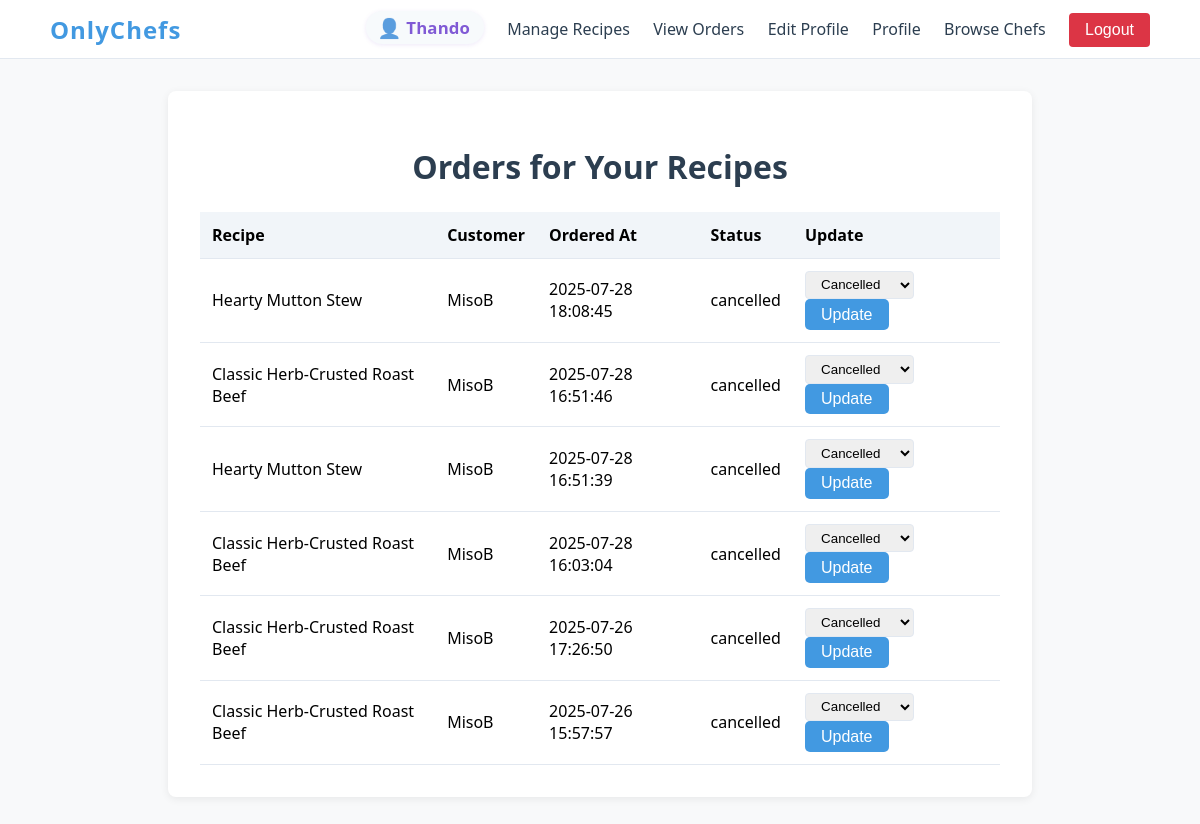
The page /view_orders (signed in) on the database its author committed.
### tables this page shows
CREATE TABLE users (
                id INTEGER PRIMARY KEY AUTOINCREMENT,
                username TEXT UNIQUE NOT NULL,
                password TEXT NOT NULL,
                user_type TEXT NOT NULL DEFAULT 'customer'  -- Add user_type column
            , profile_info TEXT);

CREATE TABLE orders (
                id INTEGER PRIMARY KEY AUTOINCREMENT,
                customer_id INTEGER NOT NULL,
                recipe_id INTEGER NOT NULL,
                timestamp DATETIME DEFAULT CURRENT_TIMESTAMP,
                status TEXT DEFAULT 'pending',
                FOREIGN KEY (customer_id) REFERENCES users(id),
                FOREIGN KEY (recipe_id) REFERENCES recipes(id)
            );

CREATE TABLE recipes (
                id INTEGER PRIMARY KEY AUTOINCREMENT,
                chef_id INTEGER NOT NULL,
                title TEXT NOT NULL,
                description TEXT,
                ingredients TEXT,
                instructions TEXT, image_filename TEXT, video_filename TEXT, rating INTEGER DEFAULT 0, comment TEXT,
                FOREIGN KEY (chef_id) REFERENCES users(id)
            );

### app.py (the view)
@app.route("/view_orders")
def view_orders():
    if 'username' not in session or session.get('user_type') != 'chef':
        flash("Access denied. Only chefs can view orders.", "error")
        return redirect(url_for('home'))
    with get_db_connection() as conn:
        chef = conn.execute("SELECT id FROM users WHERE username=?", (session['username'],)).fetchone()
        orders = conn.execute("""
            SELECT orders.*, recipes.title, users.username as customer_name
            FROM orders
            JOIN recipes ON orders.recipe_id = recipes.id
            JOIN users ON orders.customer_id = users.id
            WHERE recipes.chef_id=?
            ORDER BY orders.timestamp DESC
        """, (chef['id'],)).fetchall()
    return render_template("view_orders.html", orders=orders)

### app.py (called while the page is built)
def get_db_connection():
    conn = sqlite3.connect(DB_PATH)
    conn.row_factory = sqlite3.Row
    return conn

### templates/view_orders.html (shortened to what this page needs)
{% include 'navbar.html' %}
<!doctype html>
<html lang="en">
<head>
</head>
<body>
    <div class="container">
        <h1>Orders for Your Recipes</h1>
        {% if orders|length == 0 %}
            <p>No orders yet.</p>
        {% else %}
        <table>
            <thead>
                <tr>
                    <th>Recipe</th>
                    <th>Customer</th>
                    <th>Ordered At</th>
                    <th>Status</th>
                    <th>Update</th>
                </tr>
            </thead>
            <tbody>
                {% for order in orders %}
                <tr>
                    <td>{{ order['title'] }}</td>
                    <td>{{ order['customer_name'] }}</td>
                    <td>{{ order['timestamp'] }}</td>
                    <td>{{ order['status'] }}</td>
                    <td>
                        <form method="post" action="{{ url_for('update_order_status', order_id=order['id']) }}">
                            <select name="status" class="status-select">
                                <option value="cancelled" {% if order['status'] == 'cancelled' %}selected{% endif %}>Cancelled</option>
                            </select>
                            <button type="submit" class="update-btn">Update</button>
                        </form>
                    </td>
                </tr>
                {% endfor %}
            </tbody>
        </table>
        {% endif %}
    </div>
</body>
</html>

### templates/navbar.html (shortened to what this page needs)
<!doctype html>
<nav class="navbar">
    <div class="nav-container">
        <a href="{{ url_for('home') }}" class="brand">OnlyChefs</a>
        <div class="nav-links">
            {% if session.get('username') %}
                <span class="nav-user" title="Logged in as {{ session['username'] }}">
                    <span class="nav-user-icon">👤</span> {{ session['username'] }}
                </span>
                {% if session.get('user_type') == 'chef' %}
                    <a href="{{ url_for('manage_recipes') }}">Manage Recipes</a>
                    <a href="{{ url_for('view_orders') }}">View Orders</a>
                    <a href="{{ url_for('edit_profile') }}">Edit Profile</a>
                    <a href="{{ url_for('chef_profile', username=session['username']) }}">Profile</a>
                {% elif session.get('user_type') == 'customer' %}
                    <a href="{{ url_for('view_menu') }}">Menu</a>
                    <a href="{{ url_for('order_history') }}">Order History</a>
                {% endif %}
                <a href="{{ url_for('browse_chefs') }}">Browse Chefs</a>
                <form action="{{ url_for('logout') }}" method="get" style="display:inline;">
                    <button type="submit" class="logout-btn">Logout</button>
                </form>
            {% else %}
                <a href="{{ url_for('login') }}">Login</a>
                <a href="{{ url_for('signup') }}">Sign Up</a>
            {% endif %}
        </div>
    </div>
</nav>

### templates/navbar.html (style rules this page uses)
.navbar { background: #fff; border-bottom: 1px solid #e2e8f0; padding: 0.7rem 0; margin-bottom: 2rem; }
.nav-container { max-width: 1100px; margin: 0 auto; display: flex; align-items: center; justify-content: space-between; padding: 0 2rem; }
.brand { font-size: 1.5rem; font-weight: bold; color: #4299e1; text-decoration: none; letter-spacing: 1px; }
.nav-links a { margin-left: 1.2rem; color: #2c3e50; text-decoration: none; font-size: 1rem; transition: color 0.2s; }
.nav-user { margin-left: 1.2rem; color: #805ad5; font-weight: 600; font-size: 1.05rem; display: inline-flex; align-items: center; gap: 0.3rem; background: #f7fafc; border-radius: 16px; padding: 0.18rem 0.85rem 0.18rem 0.7rem; box-shadow: 0 1px 4px #805ad522; letter-spacing: 0.01em; }
.nav-user-icon { font-size: 1.15em; opacity: 0.7; }
.logout-btn { margin-left: 1.2rem; background-color: #dc3545; color: white; padding: 8px 16px; text-decoration: none; border-radius: 4px; border: none; font-size: 1rem; font-weight: 500; cursor: pointer; transition: background 0.18s; }

### templates/view_orders.html (style rules this page uses)
body { font-family: 'Segoe UI', Arial, sans-serif; background: #f8f9fa; margin: 0; padding: 0; }
.container { max-width: 800px; margin: 2rem auto; background: #fff; border-radius: 8px; box-shadow: 0 2px 8px rgba(0,0,0,0.07); padding: 2rem; }
h1 { text-align: center; color: #2c3e50; }
table { width: 100%; border-collapse: collapse; margin-top: 1.5rem; }
th, td { padding: 0.75rem; border-bottom: 1px solid #e2e8f0; text-align: left; }
th { background: #f1f5f9; }
.status-select { padding: 0.3rem 0.7rem; border-radius: 4px; border: 1px solid #e2e8f0; }
.update-btn { background: #4299e1; color: #fff; border: none; border-radius: 5px; padding: 0.4rem 1rem; font-size: 1rem; cursor: pointer; transition: background 0.2s; }

### rows shown on the page
users: username "Thando"
orders: title "Hearty Mutton Stew", customer_name "MisoB", timestamp "2025-07-28 18:08:45", status "cancelled", status "Cancelled"
orders: title "Classic Herb-Crusted Roast Beef", customer_name "MisoB", timestamp "2025-07-28 16:51:46", status "cancelled", status "Cancelled"
orders: title "Hearty Mutton Stew", customer_name "MisoB", timestamp "2025-07-28 16:51:39", status "cancelled", status "Cancelled"
orders: title "Classic Herb-Crusted Roast Beef", customer_name "MisoB", timestamp "2025-07-28 16:03:04", status "cancelled", status "Cancelled"
orders: title "Classic Herb-Crusted Roast Beef", customer_name "MisoB", timestamp "2025-07-26 17:26:50", status "cancelled", status "Cancelled"
orders: title "Classic Herb-Crusted Roast Beef", customer_name "MisoB", timestamp "2025-07-26 15:57:57", status "cancelled", status "Cancelled"
